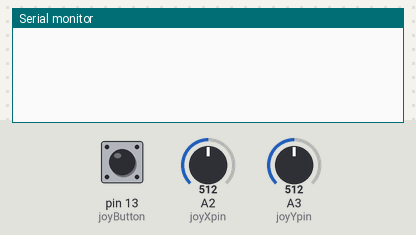
A sketch run on a simulated Arduino Uno, built with avr-gcc and run on an emulated ATmega328P. Parts: the last lines printed to the serial monitor. The test bench sets the inputs (shaded band); at power-on: pin 13 (joyButton) HIGH, A2 (joyXpin) = 512, A3 (joyYpin) = 512.

Above: at 1.2 s.
1.3 s: pin 13 (joyButton) pulled LOW for 0.15 s
At 2.0 s:
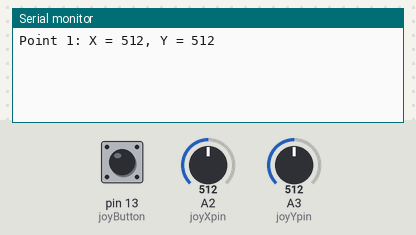
2.9 s: pin 13 (joyButton) pulled LOW for 1 s
At 4.4 s:
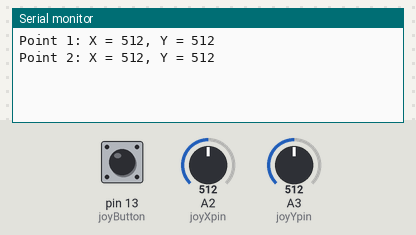
5.4 s: pin 13 (joyButton) pulsed LOW 2 times (0.12 s each, 0.3 s apart)
At 6.8 s:
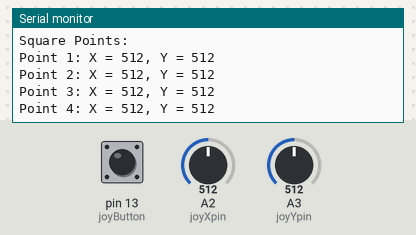
Timing chart, 0 to 8.4 s (numbered marks = the images above; inputs shaded):
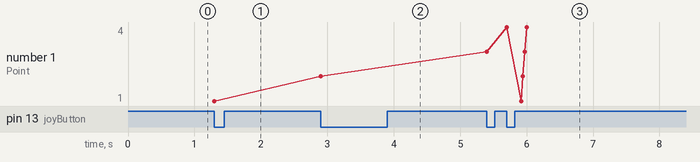

The sketch:

PJYb_Set_Boundaries_Emma_V1.ino
```cpp
const int joyXpin = A2; //analog pins
const int joyYpin = A3;
const int joyButton = 13;

int points[4][2];  // Array to store the 4 points: points[i][0] for X, points[i][1] for Y
int squarePoints[4][2]; // Array to store the 4 points of the square
int pointCount = 0; // Keeps track of the number of points saved
bool buttonState = false; // Current state of the button
bool lastButtonState = false; // Previous state of the button

void setup() {
  Serial.begin(9600);
  pinMode(joyButton, INPUT_PULLUP);  // Set button pin as input with pull-up resistor
}

void loop() {
  // Read joystick positions
  int xPosition = analogRead(joyXpin);
  int yPosition = analogRead(joyYpin);

  // Read button state (active low)
  buttonState = digitalRead(joyButton) == LOW;

  // If button is pressed and not already pressed, save the current joystick position as a point
  if (buttonState && !lastButtonState) {
    if (pointCount < 4) {
      points[pointCount][0] = xPosition;
      points[pointCount][1] = yPosition;
      Serial.print("Point ");
      Serial.print(pointCount + 1);
      Serial.print(": X = ");
      Serial.print(xPosition);
      Serial.print(", Y = ");
      Serial.println(yPosition);
      pointCount++;
    }
    delay(200);  // Debounce the button
  }

  // Once we have 4 points, calculate the square's points
  if (pointCount == 4) {
    calculateSquare();
    displaySquarePoints();
  }

  // Update button state
  lastButtonState = buttonState;
}

// Function to calculate the square from the 4 points
void calculateSquare() {
  // Get the first point (used as one corner of the square)
  int x1 = points[0][0];
  int y1 = points[0][1];

  // Calculate the width and height of the square (use the distance between the first and second point)
  int width = abs(points[1][0] - x1);
  int height = abs(points[1][1] - y1);

  // Calculate the 4 points of the square based on width and height
  squarePoints[0][0] = x1;                 // First point (x1, y1)
  squarePoints[0][1] = y1;

  squarePoints[1][0] = x1 + width;        // Second point (x2, y1)
  squarePoints[1][1] = y1;

  squarePoints[2][0] = x1 + width;        // Third point (x2, y2)
  squarePoints[2][1] = y1 + height;

  squarePoints[3][0] = x1;                 // Fourth point (x1, y2)
  squarePoints[3][1] = y1 + height;
}

// Function to display the square points to the Serial Monitor
void displaySquarePoints() {
  Serial.println("Square Points:");
  for (int i = 0; i < 4; i++) {
    Serial.print("Point ");
    Serial.print(i + 1);
    Serial.print(": X = ");
    Serial.print(squarePoints[i][0]);
    Serial.print(", Y = ");
    Serial.println(squarePoints[i][1]);
  }

  // Reset point count to allow for a new square to be created
  pointCount = 0;
  delay(2000);  // Wait before starting a new square
}

//Issues:
//1. Set high low left right, not square points.
//  Or, could just use the minimums of these
//2. Integrate with the speed one.
```

Measured:
- after the input at 1.3 s, the serial monitor: prints a new line at once (image 1)
- after the input at 2.9 s, the serial monitor: prints a new line at once (image 2)
- after the input at 5.4 s, the serial monitor: prints a new line at once (image 3)
- plotted number 1: 1 → 2 after the input at 2.9 s, 2 → 4 after the input at 5.4 s
